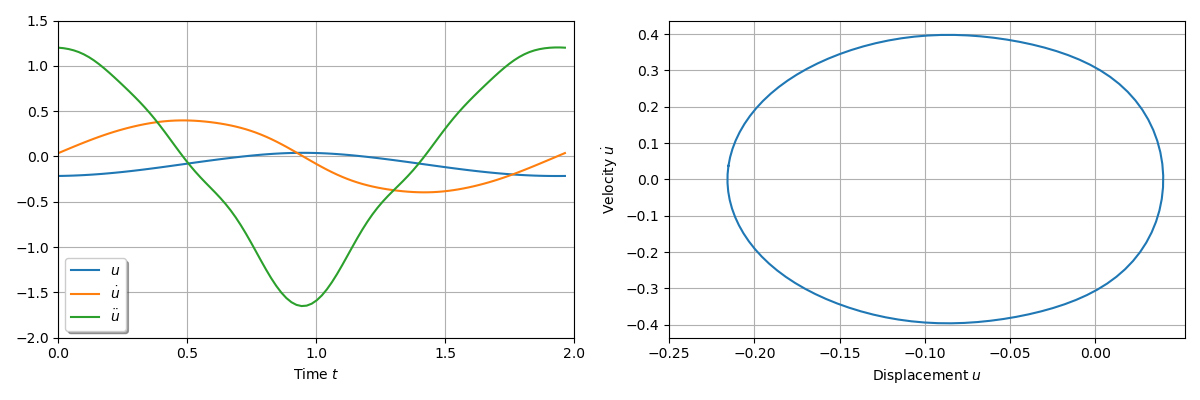

This figure's Python source:
import os, sys
import numpy as np
import pandas as pd
import matplotlib as mpl
mpl.rcParams['savefig.directory'] = os.getcwd()
import matplotlib.pyplot as plt

fig, axs = plt.subplots(1,2,figsize=(12,4))
df1 = pd.read_csv('displacements_u.csv',delimiter=';')
df2 = pd.read_csv('velocities_up.csv',delimiter=';')
df3 = pd.read_csv('accelerations_upp.csv',delimiter=';')
axs[0].plot(df1['Time'],df1['N101,u'],label = r'$u$')
axs[0].plot(df2['Time'],df2['N101,u'],label = r'$\dot{u}$')
axs[0].plot(df3['Time'],df3['N101,u'],label = r'$\ddot{u}$')
axs[0].legend(shadow=True).set_draggable(True)
axs[0].set_xlabel(r'Time $t$')
axs[0].set_xlim(0.0,2.0)
axs[0].set_xticks(np.linspace(0.0,2.0,5))
axs[0].set_yticks(np.linspace(-2.0,1.5,8))
axs[0].grid()
axs[1].plot(df1['N101,u'],df2['N101,u'])
axs[1].set_xlabel(r'Displacement $u$')
axs[1].set_ylabel(r'Velocity $\dot{u}$')
axs[1].grid()
axs[1].set_xticks(np.linspace(-0.25,0.0,6))
axs[1].set_yticks(np.linspace(-0.4,0.4,9))
plt.tight_layout()
plt.show()
